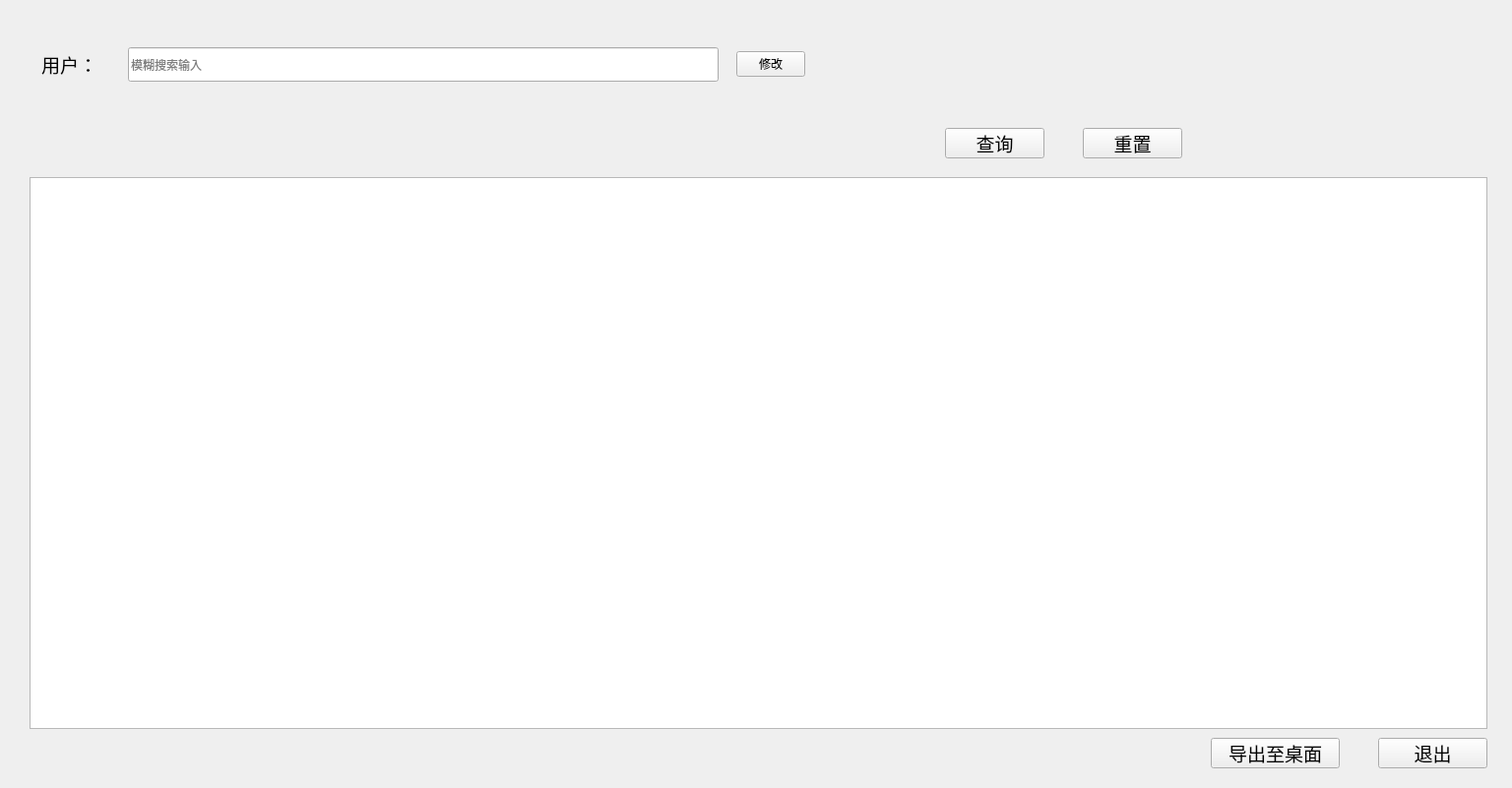
<?xml version="1.0" encoding="UTF-8"?>
<ui version="4.0">
 <class>AllUser</class>
 <widget class="QDialog" name="AllUser">
  <property name="geometry">
   <rect>
    <x>0</x>
    <y>0</y>
    <width>1536</width>
    <height>801</height>
   </rect>
  </property>
  <property name="windowTitle">
   <string>用户汇总</string>
  </property>
  <property name="windowIcon">
   <iconset>
    <normaloff>Image/guet.png</normaloff>Image/guet.png</iconset>
  </property>
  <widget class="QPushButton" name="reset">
   <property name="geometry">
    <rect>
     <x>1100</x>
     <y>130</y>
     <width>101</width>
     <height>31</height>
    </rect>
   </property>
   <property name="font">
    <font>
     <pointsize>14</pointsize>
    </font>
   </property>
   <property name="focusPolicy">
    <enum>Qt::NoFocus</enum>
   </property>
   <property name="text">
    <string>重置</string>
   </property>
  </widget>
  <widget class="QPushButton" name="confirm">
   <property name="geometry">
    <rect>
     <x>960</x>
     <y>130</y>
     <width>101</width>
     <height>31</height>
    </rect>
   </property>
   <property name="font">
    <font>
     <pointsize>14</pointsize>
    </font>
   </property>
   <property name="focusPolicy">
    <enum>Qt::NoFocus</enum>
   </property>
   <property name="text">
    <string>查询</string>
   </property>
  </widget>
  <widget class="QTableWidget" name="tableWidget">
   <property name="enabled">
    <bool>true</bool>
   </property>
   <property name="geometry">
    <rect>
     <x>30</x>
     <y>180</y>
     <width>1481</width>
     <height>561</height>
    </rect>
   </property>
   <property name="font">
    <font>
     <pointsize>14</pointsize>
    </font>
   </property>
   <property name="focusPolicy">
    <enum>Qt::NoFocus</enum>
   </property>
  </widget>
  <widget class="QWidget" name="widget" native="true">
   <property name="geometry">
    <rect>
     <x>30</x>
     <y>20</y>
     <width>801</width>
     <height>91</height>
    </rect>
   </property>
   <property name="focusPolicy">
    <enum>Qt::WheelFocus</enum>
   </property>
   <layout class="QHBoxLayout" name="horizontalLayout">
    <item>
     <widget class="QLabel" name="label">
      <property name="maximumSize">
       <size>
        <width>70</width>
        <height>16777215</height>
       </size>
      </property>
      <property name="font">
       <font>
        <pointsize>14</pointsize>
       </font>
      </property>
      <property name="text">
       <string>用户：</string>
      </property>
     </widget>
    </item>
    <item>
     <widget class="QLineEdit" name="lineEdit">
      <property name="minimumSize">
       <size>
        <width>600</width>
        <height>35</height>
       </size>
      </property>
      <property name="maximumSize">
       <size>
        <width>600</width>
        <height>35</height>
       </size>
      </property>
      <property name="focusPolicy">
       <enum>Qt::ClickFocus</enum>
      </property>
      <property name="placeholderText">
       <string>模糊搜索输入</string>
      </property>
     </widget>
    </item>
    <item>
     <widget class="QPushButton" name="pushButton">
      <property name="minimumSize">
       <size>
        <width>70</width>
        <height>0</height>
       </size>
      </property>
      <property name="maximumSize">
       <size>
        <width>70</width>
        <height>16777215</height>
       </size>
      </property>
      <property name="focusPolicy">
       <enum>Qt::NoFocus</enum>
      </property>
      <property name="text">
       <string>修改</string>
      </property>
     </widget>
    </item>
   </layout>
  </widget>
  <widget class="QPushButton" name="exit">
   <property name="geometry">
    <rect>
     <x>1400</x>
     <y>750</y>
     <width>111</width>
     <height>31</height>
    </rect>
   </property>
   <property name="font">
    <font>
     <pointsize>14</pointsize>
    </font>
   </property>
   <property name="focusPolicy">
    <enum>Qt::NoFocus</enum>
   </property>
   <property name="text">
    <string>退出</string>
   </property>
  </widget>
  <widget class="QPushButton" name="save">
   <property name="geometry">
    <rect>
     <x>1230</x>
     <y>750</y>
     <width>131</width>
     <height>31</height>
    </rect>
   </property>
   <property name="font">
    <font>
     <pointsize>14</pointsize>
    </font>
   </property>
   <property name="focusPolicy">
    <enum>Qt::NoFocus</enum>
   </property>
   <property name="text">
    <string>导出至桌面</string>
   </property>
  </widget>
 </widget>
 <resources/>
 <connections/>
</ui>
